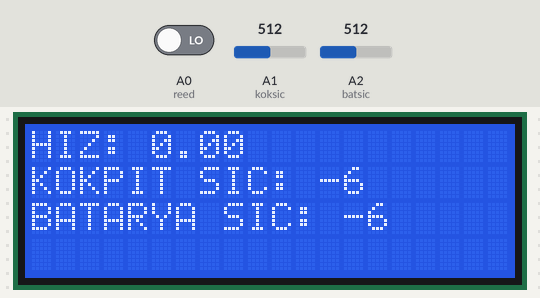
Simulated run of this sketch. Board: Arduino Mega 2560, built with avr-gcc and run on an emulated ATmega2560. Shown: 20×4 character LCD. Inputs (shaded band) come from the test bench; at power-on: A1 (koksic) = 512, A2 (batsic) = 512, A0 (reed) LOW. What the sketch prints to the serial monitor is not drawn.

Above: at 1.2 s.
1.3 s: A1 (koksic) set to 716
At 2.5 s:
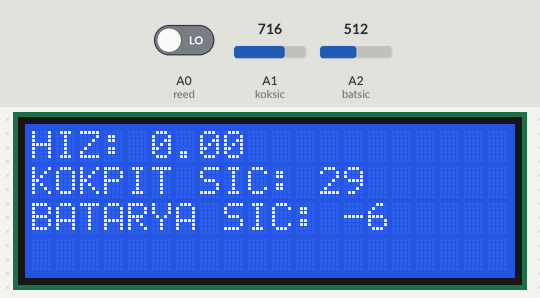
3.5 s: A2 (batsic) set to 716
At 5.0 s:
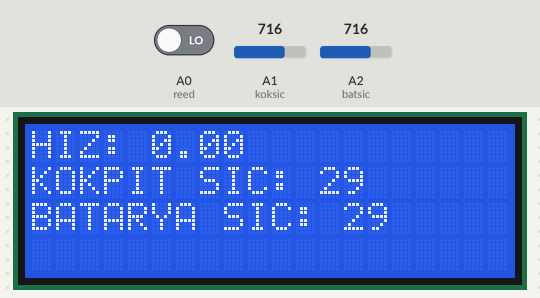
5.6 s: A0 (reed) driven HIGH
At 6.9 s:
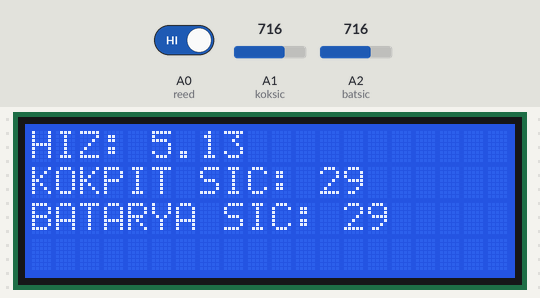
8.6 s: A1 (koksic) set to 900
At 10.0 s:
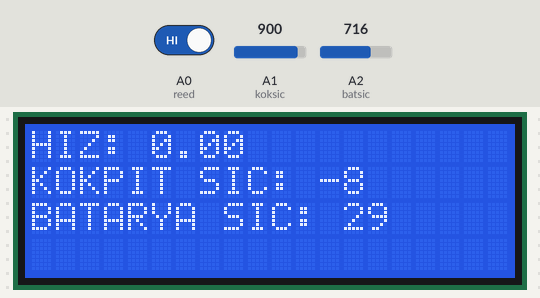
10.6 s: A2 (batsic) set to 900
At 12.4 s:
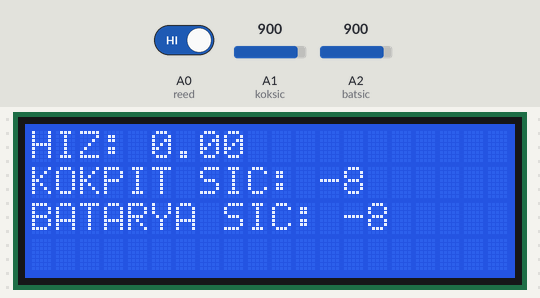
12.7 s: A1 (koksic) set to 1023
At 13.8 s:
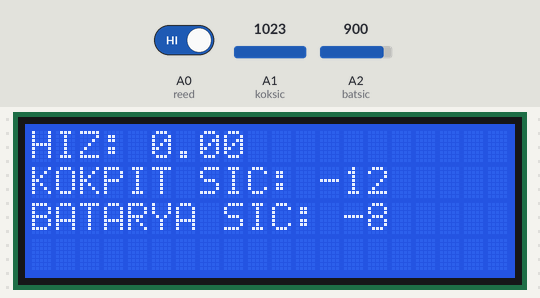
Timing chart, 0 to 15.7 s (numbered marks = the images above; inputs shaded):
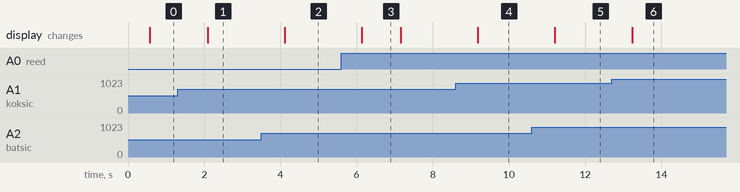

The sketch:

voltrantelemetrik.ino
```cpp
#include <LiquidCrystal.h> /* LCD kullanimi icin kutuphane dahil edilmelidir */
/*voltran lcd
 * sarı +5V
 * yeşil 24
 * koyu grimsi 25
 * bantlı mavi 31
 * beyaz 32
 * mor toprak
 * bantlı yeşil 23
 * mavi 22
 *
 *
 *
 Devre şeması;
lcd 1,5 torpak
lcd 2 +5V
lcd 3 den torpaga direnç
lcd 4 12. pin
lcd 6--> 11.pin//31
lcd 14.pin-->ardu 2.pin//32
lcd 13-->3.pin //23
lcd 12-->4.pin//24
lcd 11-->5.pin//25

 - LCD'nin RS pini -> Arduino'nun 12. pini
 - LCD'nin Enable (E) pini -> Arduino'nun 11. pini
 - LCD'nin D4 pini -> Arduino'nun 5. pini
 - LCD'nin D5 pini -> Arduino'nun 4. pini
 - LCD'nin D6 pini -> Arduino'nun 3. pini
 - LCD'nin D7 pini -> Arduino'nun 2. pini

 - LCD'nin R/W pini -> toprağa
 - LCD'nin R0 pini -> potansiyometre çıkışına
 - LCD VDD -> Arduino 5 Voltuna
 - LCD VSS -> toprağa
*/

//mega için fotosu telde.
LiquidCrystal lcd(32,31 , 25, 24, 23, 22); /* LCDnin baglandigi Arduino pinleri */

//sensor ile deneme yapılmalı

//calculations
//tire radius ~ 13.5 inches
//cevre = pi*2*r =~85 inches
//max speed of 35mph =~ 616inches/second
//max rps =~7.25

#define reed A0//pin connected to read switch
#define koksic A1
#define batsic A2
//storage variables
int reedVal;
int koksicval;
int batsicval;
long timer;// time between one full rotation (in ms)
float mph;
float radius = 18;// tire radius (in inches)
float cevre;
float hiz;

int maxReedCounter = 100;//min time (in ms) of one rotation (for debouncing)
int reedCounter=0;


void setup(){
  lcd.begin(20, 4); /* Kullandigimiz LCDnin sutun ve satir sayisini belirtmeliyiz */
  //reedCounter = maxReedCounter;
  cevre = 2*3.14*radius;
  pinMode(reed, INPUT);
  pinMode(koksic,INPUT);
  pinMode(batsic,INPUT);


  // TIMER SETUP- the timer interrupt allows
  //precise timed measurements of the reed switch
  //for more info about configuration of arduino
  //timers see http://arduino.cc/playground/Code/Timer1
  cli();//stop interrupts

  //set timer1 interrupt at 1kHz
  TCCR1A = 0;// set entire TCCR1A register to 0
  TCCR1B = 0;// same for TCCR1B
  TCNT1  = 0;
  // set timer count for 1khz increments

    //OCR1A = 15624;
OCR1A = 666;// = (1/1000) / ((1/(16*10^6))*8) - 1
  // turn on CTC mode
  TCCR1B |= (1 << WGM12);
  // Set CS11 bit for 8 prescaler
  TCCR1B |= (1 << CS11); //saat hızında çalışacak 16/8=2MHz
  //  TCCR1B |= (1 << CS12) | (1 << CS10);
  // enable timer compare interrupt
  TIMSK1 |= (1 << OCIE1A); // timer1 kesmesi aktif

  sei();//tüm kesmeler aktif
  //END TIMER SETUP

  Serial.begin(9600);
}


ISR(TIMER1_COMPA_vect) {//Interrupt at freq of 1kHz to measure reed switch
  reedVal = digitalRead(reed);//get val of A0
  if (reedVal){//if reed switch is closed
    if (reedCounter == 0){//min time between pulses has passed

      mph = (56.8*float(cevre))/float(timer);//calculate miles per hour
      timer = 0;//reset timer
      reedCounter = maxReedCounter;//reset reedCounter
    }
   /* else{
      if (reedCounter > 0){//don't let reedCounter go negative
        reedCounter -= 1;//decrement reedCounter
      }
    }
    */
  }
  else{//if reed switch is open
    if (reedCounter > 0){//don't let reedCounter go negative
      reedCounter -= 1;//decrement reedCounter
    }
  }

  if (timer > 2000){
    mph = 0;//if no new pulses from reed switch- tire is still, set mph to 0
  }
  else{
    timer += 1;//increment timer
  }

}


void loop(){
  koksicval=(analogRead(koksic)*500)/1023;
  batsicval=(analogRead(batsic)*500)/1023;


  //print mph once a second
hiz=mph*1.6;//kmh a geçiş
  Serial.print(",");
 Serial.print("55");
 Serial.print(",");
 Serial.print("98");
 Serial.print(",");
 Serial.println(hiz);

 delay(500);

  lcd.setCursor(0,0);
  lcd.print("HIZ:");
  lcd.setCursor(5,0);
  lcd.print(hiz);
  lcd.setCursor(0,1);
  lcd.print("KOKPIT SIC:");
  lcd.setCursor(12,1);
  lcd.print(koksicval);
  lcd.setCursor(0,2);
  lcd.print("BATARYA SIC:");
  lcd.setCursor(13,2);
  lcd.print(batsicval);


}


void displayMPH(){

 float hiz=mph*1.6;
  Serial.println(hiz);
}
```

Measured:
- after the input at 1.3 s, the display: changes after 0.79 s (image 1)
- after the input at 3.5 s, the display: changes after 0.62 s (image 2)
- after the input at 5.6 s, the display: changes after 0.54 s (image 3)
- after the input at 8.6 s, the display: changes after 0.58 s (image 4)
- after the input at 10.6 s, the display: changes after 0.61 s (image 5)
- after the input at 12.7 s, the display: changes after 0.53 s (image 6)
- what the display in image 3 shows lasts 1.1 s, from 6.1 s to 7.2 s
